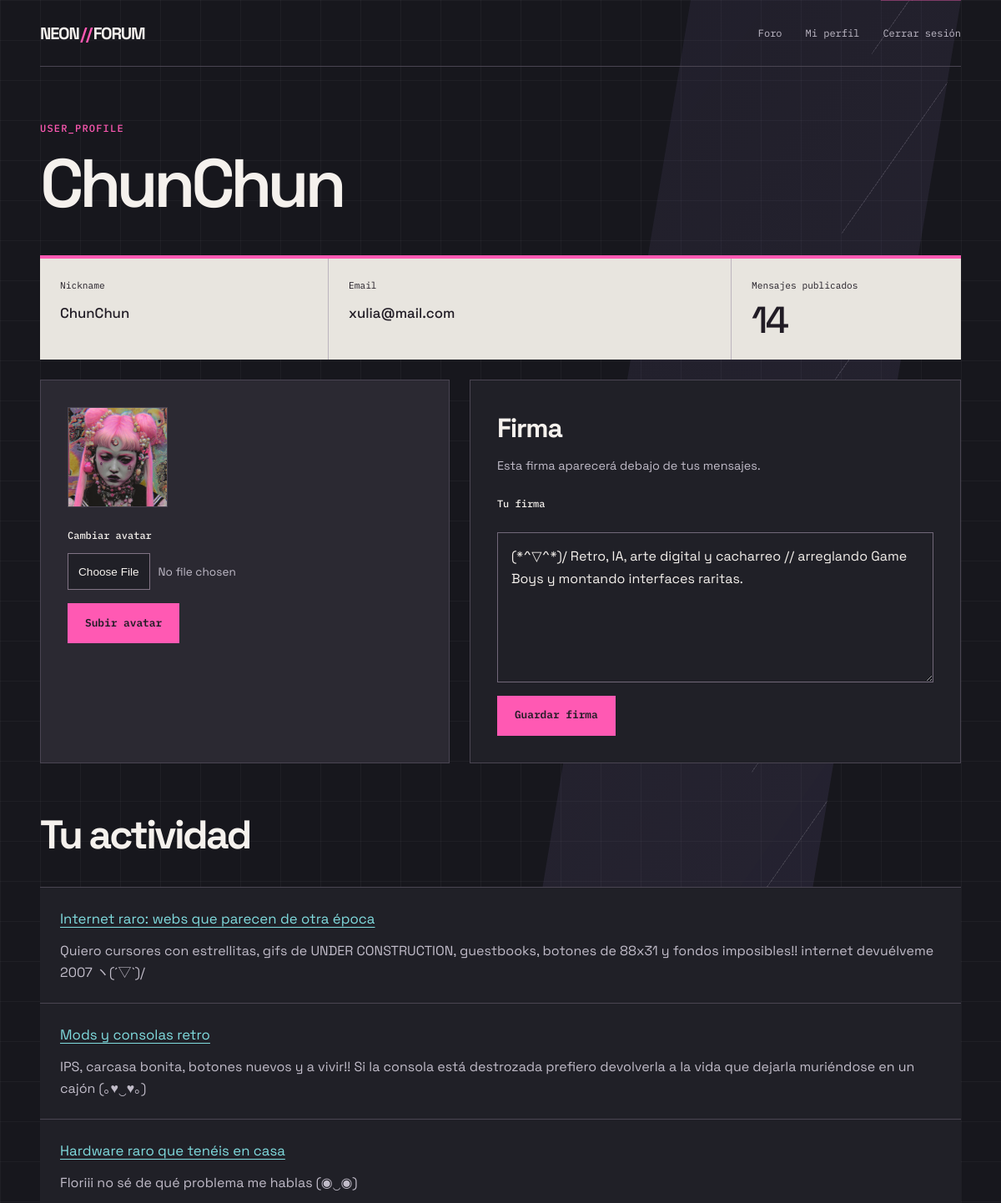
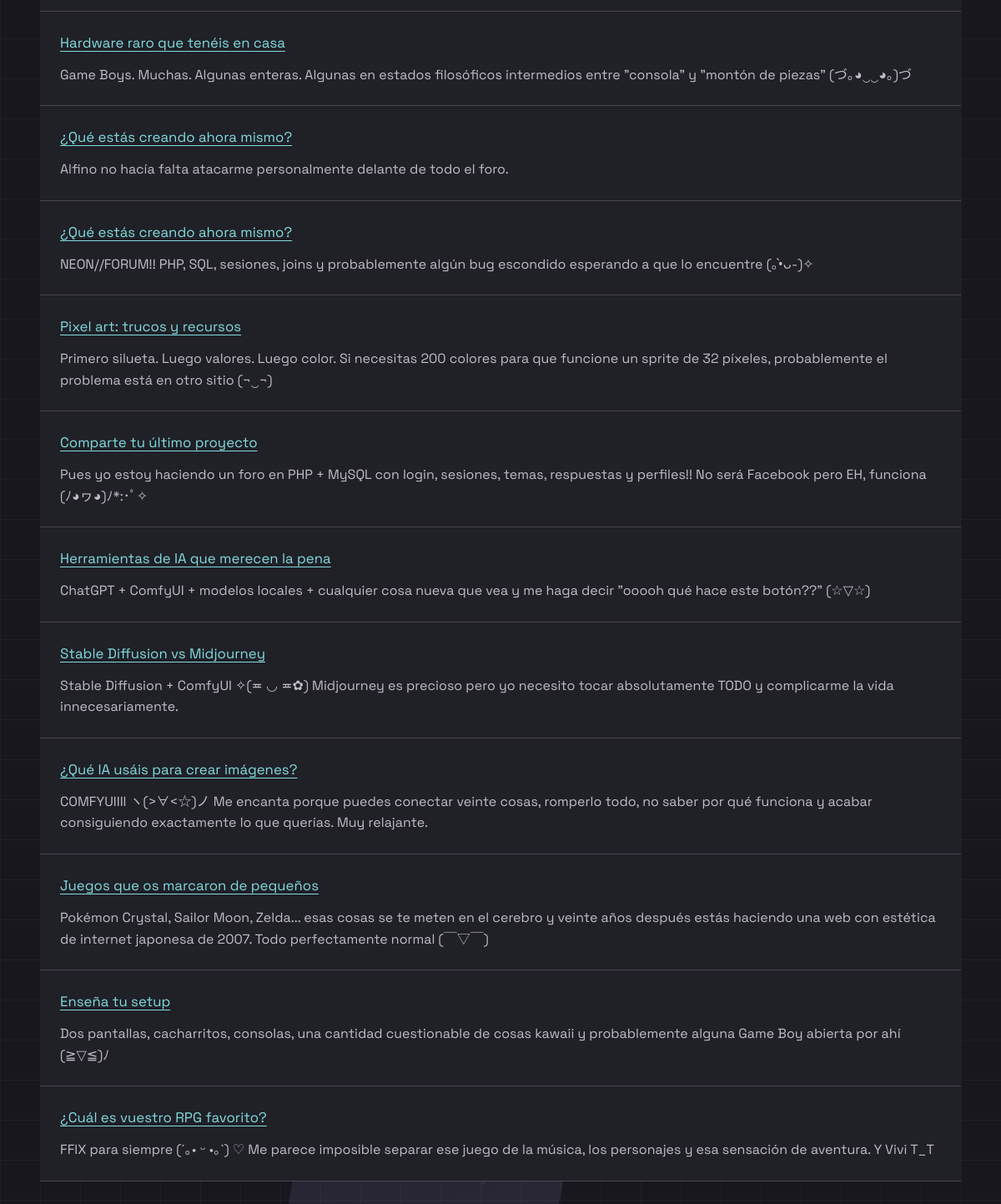
The app's page /perfil.php (signed in) with its own data (2 pictures, top to bottom).
### tables this page shows
CREATE TABLE `usuarios` (
  `id_usu` int(11) NOT NULL,
  `nickname` varchar(50) NOT NULL,
  `email` varchar(100) NOT NULL,
  `password` varchar(255) NOT NULL,
  `avatar` varchar(255) DEFAULT NULL,
  `firma` text DEFAULT NULL
);

CREATE TABLE `mensajes` (
  `id_mensaje` int(11) NOT NULL,
  `titulo_mensaje` varchar(150) NOT NULL,
  `mensaje` text NOT NULL,
  `id_usu` int(11) NOT NULL,
  `id_tema` int(11) NOT NULL
);

CREATE TABLE `temas` (
  `id_tema` int(11) NOT NULL,
  `titulo_tema` varchar(150) NOT NULL,
  `seccion` varchar(100) NOT NULL,
  `num_msj` int(11) NOT NULL DEFAULT 0
);

### perfil.php (the view, shortened to what this page needs)
<?php
$con = new mysqli("localhost", "root", "", "examen");
$nicknameSesion = $_SESSION["usuario"];
$sql = "SELECT * FROM usuarios WHERE nickname = '$nicknameSesion'";
$resultadoUsuario = $con->query($sql);
foreach ($resultadoUsuario as $usuario) {
    $id_usu = $usuario["id_usu"];
    $nickname = $usuario["nickname"];
    $email = $usuario["email"];
    $avatar = $usuario["avatar"];
    $firma = $usuario["firma"];
}
$sql = "SELECT * FROM mensajes WHERE id_usu = $id_usu";
$resultadoMensajes = $con->query($sql);
$num_mensajes = $resultadoMensajes->num_rows;
$sql = "SELECT mensajes.id_mensaje, mensajes.mensaje, mensajes.id_tema, temas.titulo_tema FROM mensajes INNER JOIN temas ON mensajes.id_tema = temas.id_tema WHERE mensajes.id_usu = $id_usu ORDER BY mensajes.id_mensaje DESC";
$actividad = $con->query($sql);
?>
<!DOCTYPE html>
<html lang="es">
<head>
    <link rel="stylesheet" href="styles.css?v=<?php echo time(); ?>">
</head>
<body>
<div class="perfil">
    <p class="perfil-tag">USER_PROFILE</p>
    <h1><?php echo $nickname; ?></h1>
    <div class="perfil-datos">
        <div class="dato">
            <span>Nickname</span>
            <p><?php echo $nickname; ?></p>
        </div>
        <div class="dato">
            <span>Email</span>
            <p><?php echo $email; ?></p>
        </div>
        <div class="dato">
            <span>Mensajes publicados</span>
            <p><?php echo $num_mensajes; ?></p>
        </div>
    </div>
    <div class="perfil-avatar">
        <?php if ($avatar != NULL && $avatar != "") { ?>
            <img src="avatars/<?php echo $avatar; ?>" alt="Avatar de <?php echo $nickname; ?>" class="avatar-img">
        <?php } else { ?>
            <div class="avatar-vacio">
                <?php echo strtoupper(substr($nickname, 0, 1)); ?>
            </div>
        <?php } ?>
        <form action="perfil.php" method="POST" enctype="multipart/form-data" class="avatar-form">
            <label for="avatar">Cambiar avatar</label>
            <input type="file" name="avatar" id="avatar" accept=".jpg,.jpeg,.png,.webp" required>
            <button type="submit" name="cambiar_avatar">Subir avatar</button>
        </form>
    </div>
    <div class="firma-perfil">
        <h2>Firma</h2>
        <p class="firma-info">Esta firma aparecerá debajo de tus mensajes.</p>
        <form action="perfil.php" method="POST">
            <label for="firma">Tu firma</label>
            <textarea id="firma" name="firma" maxlength="500" placeholder="Escribe tu firma..."><?php echo $firma; ?></textarea>
            <button type="submit" name="guardar_firma">Guardar firma</button>
        </form>
    </div>
    <div class="actividad">
        <h2>Tu actividad</h2>
        <?php
        if ($actividad->num_rows > 0) {
            foreach ($actividad as $mensaje) {
        ?>
                <div class="actividad-mensaje">
                    <p class="actividad-tema">
                        <a href="tema.php?id=<?php echo $mensaje["id_tema"]; ?>">
                            <?php echo $mensaje["titulo_tema"]; ?>
                        </a>
                    </p>
                    <p><?php echo $mensaje["mensaje"]; ?></p>
                </div>
        <?php
            }
        } else {
            echo '<p class="sin-actividad">Todavía no has publicado ningún mensaje.</p>';
        }
        ?>
    </div>
</div>
</body>
</html>

### records on screen
usuarios: nickname "ChunChun", email "xulia@mail.com", avatar (picture), firma "(*^▽^*)/ Retro, IA, arte digital y cacharreo // arreglando Game Boys y montando interfaces raritas."
mensajes: id_tema.titulo_tema "Internet raro: webs que parecen de otra época", mensaje "Quiero cursores con estrellitas, gifs de UNDER CONSTRUCTION, guestbooks, botones de 88x31 y fondos imposibles!! internet devuélveme 2007 ヽ(´▽`)/"
mensajes: id_tema.titulo_tema "Mods y consolas retro", mensaje "IPS, carcasa bonita, botones nuevos y a vivir!! Si la consola está destrozada prefiero devolverla a la vida que dejarla muriéndose en un cajón (｡♥‿♥｡)"
mensajes: id_tema.titulo_tema "Hardware raro que tenéis en casa", mensaje "Floriii no sé de qué problema me hablas (◉‿◉)"
mensajes: id_tema.titulo_tema "Hardware raro que tenéis en casa", mensaje "Game Boys. Muchas. Algunas enteras. Algunas en estados filosóficos intermedios entre \"consola\" y \"montón de piezas\" (づ｡◕‿‿◕｡)づ"
mensajes: id_tema.titulo_tema "¿Qué estás creando ahora mismo?", mensaje "Alfino no hacía falta atacarme personalmente delante de todo el foro."
mensajes: id_tema.titulo_tema "¿Qué estás creando ahora mismo?", mensaje "NEON//FORUM!! PHP, SQL, sesiones, joins y probablemente algún bug escondido esperando a que lo encuentre (｡•̀ᴗ-)✧"
mensajes: id_tema.titulo_tema "Pixel art: trucos y recursos", mensaje "Primero silueta. Luego valores. Luego color. Si necesitas 200 colores para que funcione un sprite de 32 píxeles, probablemente el problema está en otro sitio (¬‿¬)"
mensajes: id_tema.titulo_tema "Comparte tu último proyecto", mensaje "Pues yo estoy haciendo un foro en PHP + MySQL con login, sesiones, temas, respuestas y perfiles!! No será Facebook pero EH, funciona (ﾉ◕ヮ◕)ﾉ*:･ﾟ✧"
mensajes: id_tema.titulo_tema "Herramientas de IA que merecen la pena", mensaje "ChatGPT + ComfyUI + modelos locales + cualquier cosa nueva que vea y me haga decir \"ooooh qué hace este botón??\" (☆▽☆)"
mensajes: id_tema.titulo_tema "Stable Diffusion vs Midjourney", mensaje "Stable Diffusion + ComfyUI ✧(≖ ◡ ≖✿) Midjourney es precioso pero yo necesito tocar absolutamente TODO y complicarme la vida innecesariamente."
mensajes: id_tema.titulo_tema "¿Qué IA usáis para crear imágenes?", mensaje "COMFYUIIII ヽ(>∀<☆)ノ Me encanta porque puedes conectar veinte cosas, romperlo todo, no saber por qué funciona y acabar consiguiendo exactamente lo que querías. Muy relajante."
mensajes: id_tema.titulo_tema "Juegos que os marcaron de pequeños", mensaje "Pokémon Crystal, Sailor Moon, Zelda... esas cosas se te meten en el cerebro y veinte años después estás haciendo una web con estética de internet japonesa de 2007. Todo perfectamente normal (￣▽￣)"
mensajes: id_tema.titulo_tema "Enseña tu setup", mensaje "Dos pantallas, cacharritos, consolas, una cantidad cuestionable de cosas kawaii y probablemente alguna Game Boy abierta por ahí (≧▽≦)ﾉ"
mensajes: id_tema.titulo_tema "¿Cuál es vuestro RPG favorito?", mensaje "FFIX para siempre (´｡• ᵕ •｡`) ♡ Me parece imposible separar ese juego de la música, los personajes y esa sensación de aventura. Y Vivi T_T"

### other values on screen
$num_mensajes "14"
